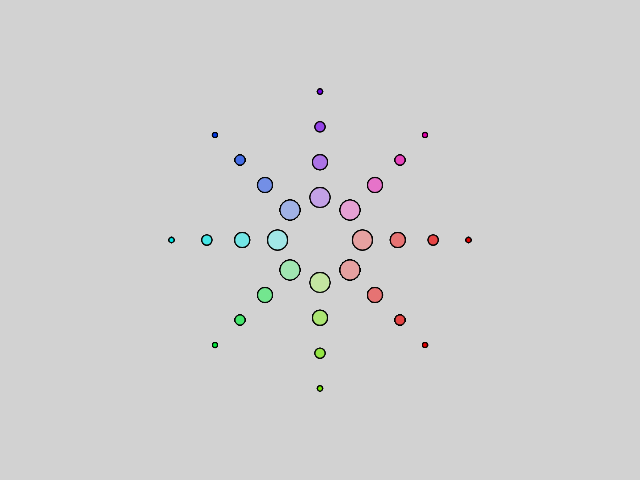
Frame 1 (no input)
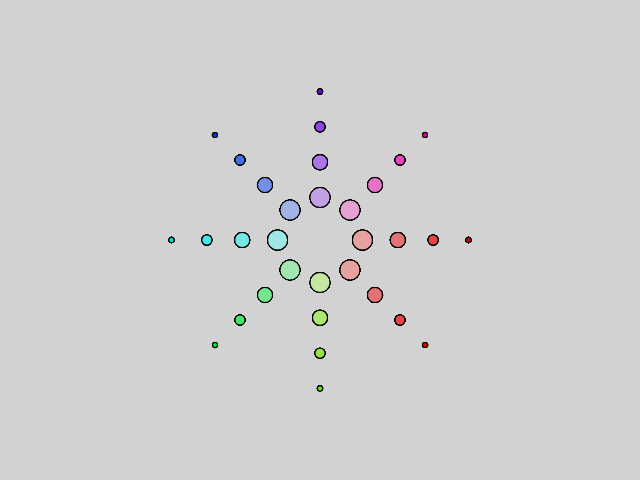
Frame 2 (the mouse pressed at the canvas centre, redrawn once)

The p5.js sketch that drew these frames (run headless with seeded random() and noise() and a simulated clock; the mouse was pressed at the canvas centre and the sketch redrawn once):

// p5.js sketch
// ── sketch.js
// Lab Exam 2, Problem A
// dconnoll@andrew.cmu.edu


function setup() {
    createCanvas(640,480);
    background(210);
}

function draw() {
    //NOTE:
    //I tried to make a for loop that would draw all 4 of the rings of circles at once, but it didn't work:

    // push();
    // translate(width/2, height/2);
    // rotate(radians(45));
    // for (a=0; a<9; a++) {
    //  var hue = 360 - 45*a;
    //  var saturation = 100 - 70 + 20*a;
    //  hsCircle(30+25*a, 30+25*a, 20-5*a, hue, saturation);
    // }
    // pop();

    //NOTE:
    //I instead just made 4 different for loops for each ring of circles, within the "drawCircles" function.
    for(i=0; i<9; i++) {
        drawCircles();
    }
    noLoop();
}

function hsCircle(x, y, d, h, s) {
    colorMode(HSB); 
    fill(h, s, 90);
    ellipse(x, y, d, d);
}



function drawCircles() {
    push(); //inner ring of circles
    translate(width/2, height/2);
    for(m=0; m<9; m++) {
        rotate(radians(45*i));
        var x = 30;
        var y = 30;
        var d = 20;
        var hue = 360 - 45*m;
        var saturation = 100 - 70;
        hsCircle(x, y, d, hue, saturation);
    }
    pop();

    push(); //second ring of circles
    translate(width/2, height/2);
    for(j=0; j<9; j++) {
        rotate(radians(45*i));
        var x = 55;
        var y = 55;
        var d = 15;
        var hue = 360 - 45*j;
        var saturation = 100 - 50;
        hsCircle(x, y, d, hue, saturation);
    }
    pop();
    
    push(); //third ring of circles
    translate(width/2, height/2);
    for(k=0; k<9; k++) {
        rotate(radians(45*i));
        var x = 80;
        var y = 80;
        var d = 10;
        var hue = 360 - 45*k;
        var saturation = 100 - 30;
        hsCircle(x, y, d, hue, saturation);
    }
    pop();

    push(); //outer ring of circles
    translate(width/2, height/2);
    for(l=0; l<9; l++) {
        rotate(radians(45*i));
        var x = 105;
        var y = 105;
        var d = 5;
        var hue = 360 - 45*l;
        var saturation = 100;
        hsCircle(x, y, d, hue, saturation);
    }
    pop();
}
